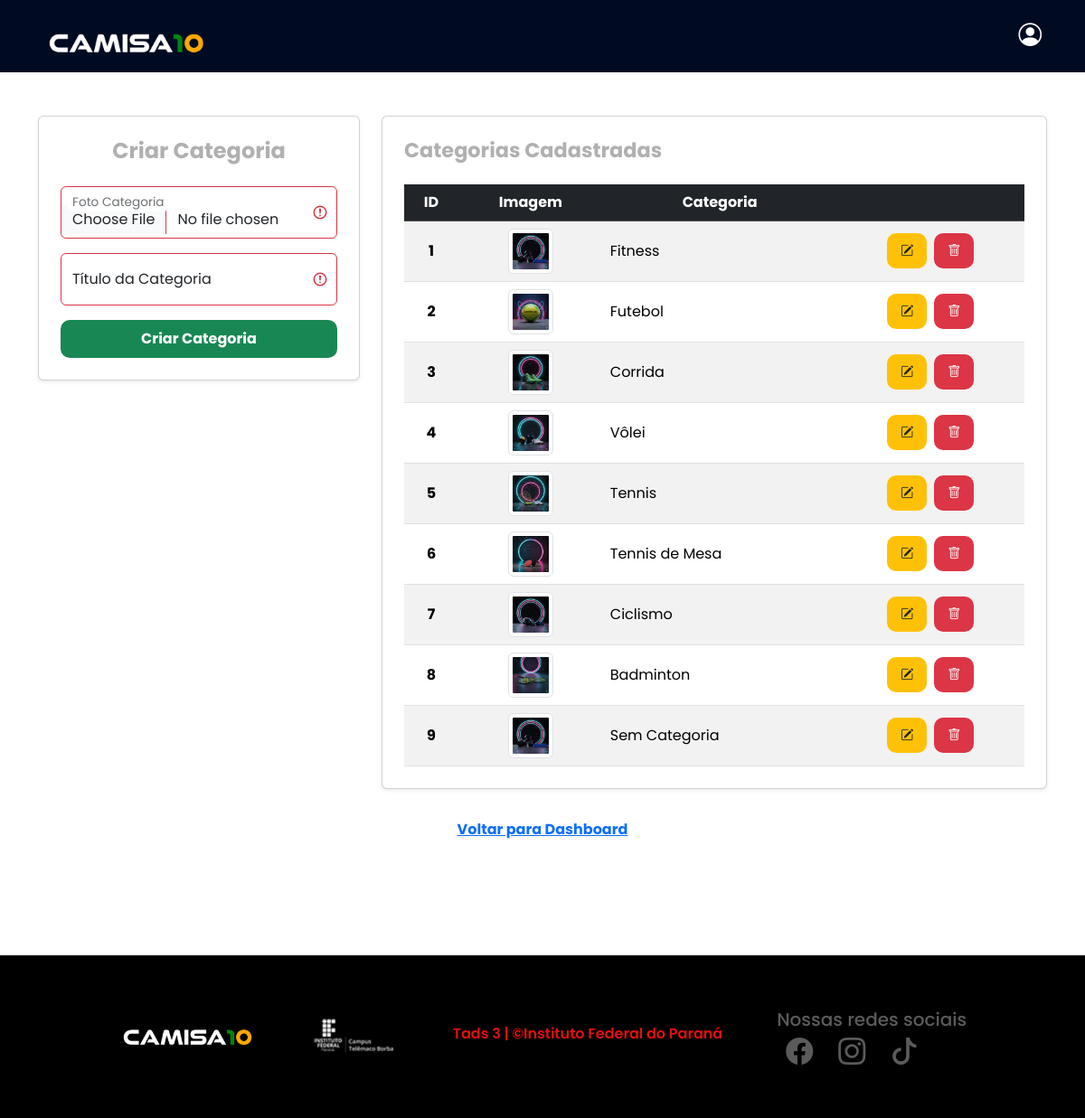
/categoriasAdmin.php, run on the app's committed database.
### tables this page shows
CREATE TABLE `categorias` (
  `idCategoria` bigint(20) UNSIGNED NOT NULL,
  `tituloCategoria` varchar(100) DEFAULT NULL,
  `imgCategoria` varchar(300) DEFAULT NULL
);

### categoriasAdmin.php (the view, shortened to what this page needs)
<?php include "header.php" ?>
<header>
    <nav>
        <a href="adminPainel.php">
            <img src="assets/logos/logo1.png" alt="" width="180px">
        </a>
        <ul>
            <li class="nav-item"><a href="#" class="nav-link" role="button"><i class="bi bi-person-circle"></i></a>
            </li>
        </ul>
    </nav>
</header>
<main class="container py-5">
    <div class="row g-4">
        <section class="col-lg-4">
            <div class="card shadow-sm p-4">
                <h2 class="text-center mb-4" style="font-size: 1.5em; font-weight: 700; color: var(--cor-fonte);">
                    Criar Categoria
                </h2>
                <form action="actionCrud.php" method="POST" class="was-validated" enctype="multipart/form-data">
                    <div class="form-floating mb-3">
                        <input type="file" class="form-control" id="imgCategoria" placeholder="img" name="imgCategoria" required>
                        <label for="imgCategoria">Foto Categoria</label>
                    </div>
                    <div class="form-floating mb-3">
                        <input type="text" class="form-control" id="tituloCategoria" placeholder="Título do Anúncio" name="tituloCategoria" required>
                        <label for="tituloCategoria">Título da Categoria</label>
                    </div>
                    <button type="submit" class="btn btn-success w-100 fw-bold">Criar Categoria</button>
                </form>
            </div>
        </section>
        <section class="col-lg-8">
            <div class="card shadow-sm p-4">
                <h3 class="mb-4" style="color: var(--cor-fonte); font-weight: 700; font-size: 1.4em;">
                    Categorias Cadastradas
                </h3>
                <div class="table-responsive">
                    <table class="table table-striped table-hover align-middle text-center mb-0">
                        <thead class="table-dark">
                            <tr>
                                <th>ID</th>
                                <th>Imagem</th>
                                <th>Categoria</th>
                                <th></th>
                            </tr>
                        </thead>
                        <tbody>
                            <?php
                            include "conexaoBD.php";
                            $buscarCategorias = "SELECT idCategoria, tituloCategoria, imgCategoria FROM Categorias ORDER BY idCategoria";
                            $resultado = mysqli_query($conn, $buscarCategorias);
                            if(mysqli_num_rows($resultado) > 0):
                                while($linha = mysqli_fetch_assoc($resultado)):
                            ?>
                                <tr>
                                    <td><strong><?php echo $linha['idCategoria']; ?></strong></td>
                                    <td>
                                        <img src="<?php echo $linha['imgCategoria']; ?>" alt="Imagem da Categoria" class="img-thumbnail" style="width: 50px; height: 50px; object-fit: cover;">
                                    </td>
                                    <td class="text-start"><?php echo htmlspecialchars($linha['tituloCategoria']); ?></td>
                                    <td>
                                        <div class="d-flex justify-content-center gap-2">
                                            <a href="editarCategoria.php?id=<?php echo $linha['idCategoria']; ?>"
                                               class="btn btn-warning btn-sm text-dark"
                                               title="Editar Categoria">
                                                <i class="bi bi-pencil-square"></i>
                                            </a>
                                            <a href="actionCrud.php?acao=excluirCategoria&idCategoria=<?php echo $linha['idCategoria']; ?>"
                                               class="btn btn-danger btn-sm"
                                               onclick="return confirm('Tem certeza que deseja excluir esta categoria?');"
                                               title="Excluir Categoria">
                                                <i class="bi bi-trash"></i>
                                            </a>
                                        </div>
                                    </td>
                                </tr>
                            <?php
                                endwhile;
                            else:
                            ?>
                                <tr>
                                    <td colspan="4" class="text-muted py-4">Nenhuma categoria cadastrada ainda.</td>
                                </tr>
                            <?php endif; ?>
                        </tbody>
                    </table>
                </div>
            </div>
        </section>
        <a href="adminPainel.php"><button class="btn btn-link w-100 fw-bold">Voltar para Dashboard</button></a>
    </div>
</main>
<?php include "footer.php" ?>

### css/menu-rodape.css (style rules this page uses)
:root { --cor-destaque:#e21010; --cor-destaque2:#301bb7; --cor-fonte:#b0b0b0; }
body { font-family: "Poppins", sans-serif; overflow-x: hidden; }
header { width: 100%; height: 80px; background-color: bisque; position: fixed; top: 0; left: 0; z-index: 999; background: rgb(0, 10, 33); }
header > nav { display: flex; justify-content: space-between; align-items: center; padding: 20px 4%; }
header > nav > ul { display: flex; align-items: center; list-style-type: none; }
header > nav > ul li a { margin-left: 65px; color: var(--cor-fonte); text-decoration: none; font-size: 1.1em; font-weight: 500; }
.nav-item .nav-link { font-size: 1.6em; color: #fff; }

### css/index.css (style rules this page uses)
.btn { padding:9px 15px; border-radius:10px; cursor:pointer; font-weight:700; border:none; }

### css/produtos.css (style rules this page uses)
main { margin-top: 80px; }

### data on the page
categorias: idCategoria "1", imgCategoria (picture), tituloCategoria "Fitness"
categorias: idCategoria "2", imgCategoria (picture), tituloCategoria "Futebol"
categorias: idCategoria "3", imgCategoria (picture), tituloCategoria "Corrida"
categorias: idCategoria "4", imgCategoria (picture), tituloCategoria "Vôlei"
categorias: idCategoria "5", imgCategoria (picture), tituloCategoria "Tennis"
categorias: idCategoria "6", imgCategoria (picture), tituloCategoria "Tennis de Mesa"
categorias: idCategoria "7", imgCategoria (picture), tituloCategoria "Ciclismo"
categorias: idCategoria "8", imgCategoria (picture), tituloCategoria "Badminton"
categorias: idCategoria "9", imgCategoria (picture), tituloCategoria "Sem Categoria"
